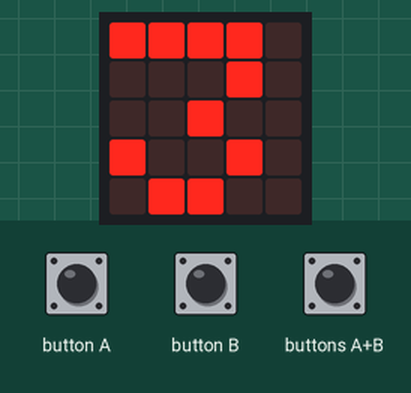
Recording of a program running on a simulated Calliope mini (MakeCode). Shown: the board's 5×5 LED display. The test bench sets the inputs (shaded band). Random numbers come from a fixed seed; the 48×5 strip is a reading aid, not a part: it shows the text the display is scrolling, unrolled, one strip-width of it at a time.

Above: at 0.1 s.
4.0 s: buttons A+B pressed for 0.15 s
At 5.2 s:
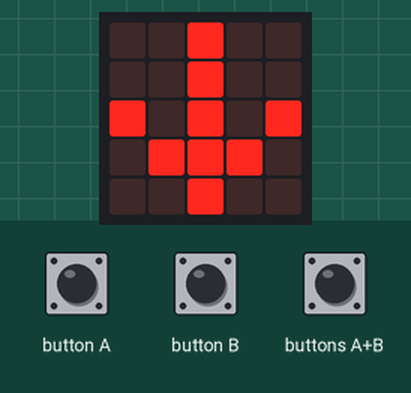
5.6 s: button A pressed for 0.15 s
At 6.4 s:
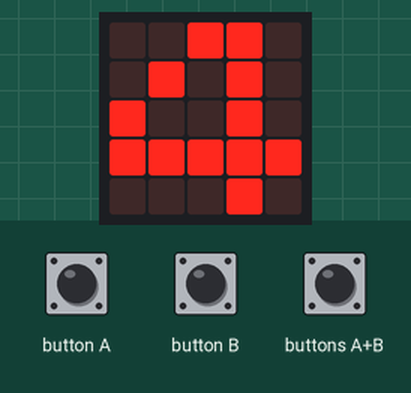
7.2 s: button B pressed for 0.15 s
At 7.6 s:
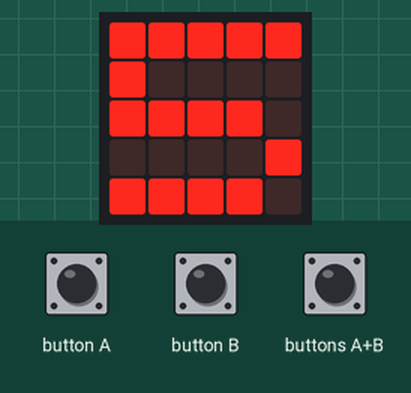
8.8 s: button B pressed for 0.15 s
At 10.0 s:
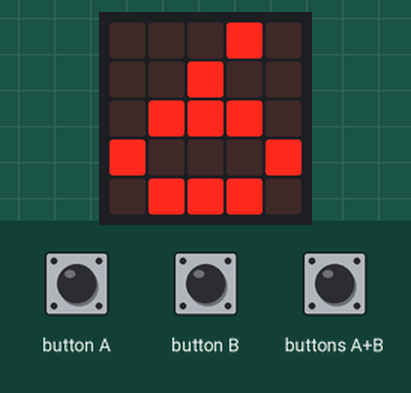
10.4 s: buttons A+B pressed for 1 s
At 12.5 s:
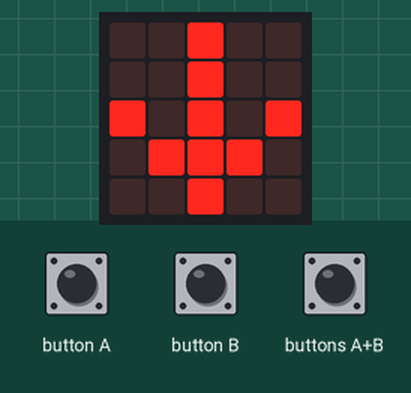
12.9 s: button B pressed 5 times (0.12 s each, 0.3 s apart)
At 21.8 s:
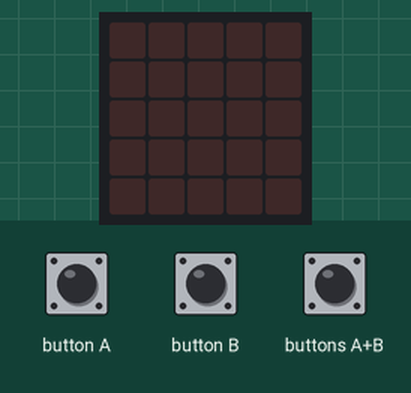
Timing chart, 0 to 22.1 s (numbered marks = the images above; inputs shaded):
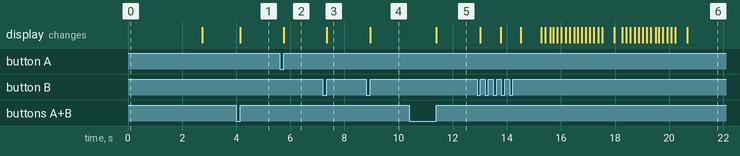

Measured:
- after the input at 4.0 s, the display: changes after 0.15 s (image 1)
- after the input at 5.6 s, the display: changes after 0.15 s (image 2)
- after the input at 7.2 s, the display: changes after 0.15 s (image 3)
- after the input at 8.8 s, the display: changes after 0.15 s (image 4)
- after the input at 10.4 s, the display: changes after 1.0 s (image 5)
- after the input at 12.9 s, the display: first changes after 0.12 s (image 6 shows a later state)

The program:

main.ts
```typescript
input.onButtonEvent(Button.A, input.buttonEventClick(), function () {
    Zahl += -1
    basic.showNumber(Zahl)
})
input.onButtonEvent(Button.AB, input.buttonEventClick(), function () {
    if (Zahl < Zufall) {
        basic.showIcon(IconNames.ArrowNorth)
    } else if (Zahl > Zufall) {
        basic.showIcon(IconNames.ArrowSouth)
    } else {
        basic.showIcon(IconNames.Happy)
        basic.setLedColor(0x00ff00)
    }
})
input.onButtonEvent(Button.B, input.buttonEventClick(), function () {
    Zahl += 1
    basic.showNumber(Zahl)
})
let Zahl = 0
let Zufall = 0
Zufall = randint(1, 9)
Zahl = 5
basic.showNumber(Zufall)
basic.pause(2000)
basic.clearScreen()
```

test.ts
```typescript
// Hier kann man Tests durchführen; diese Datei wird nicht kompiliert, wenn dieses Paket als Erweiterung verwendet wird.
```
